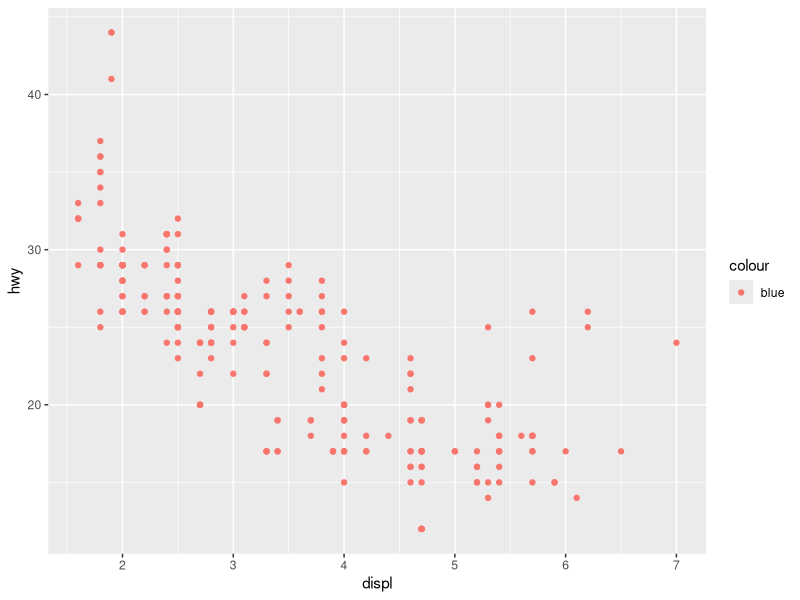
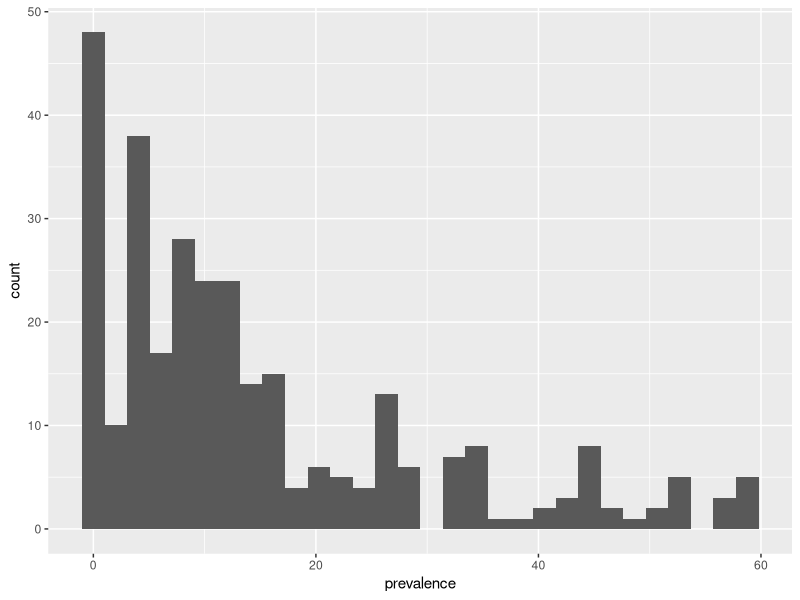
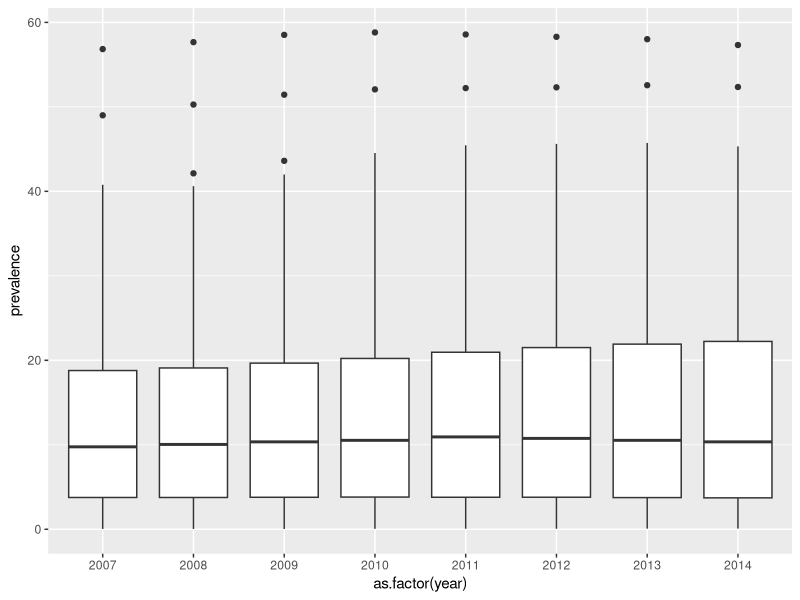
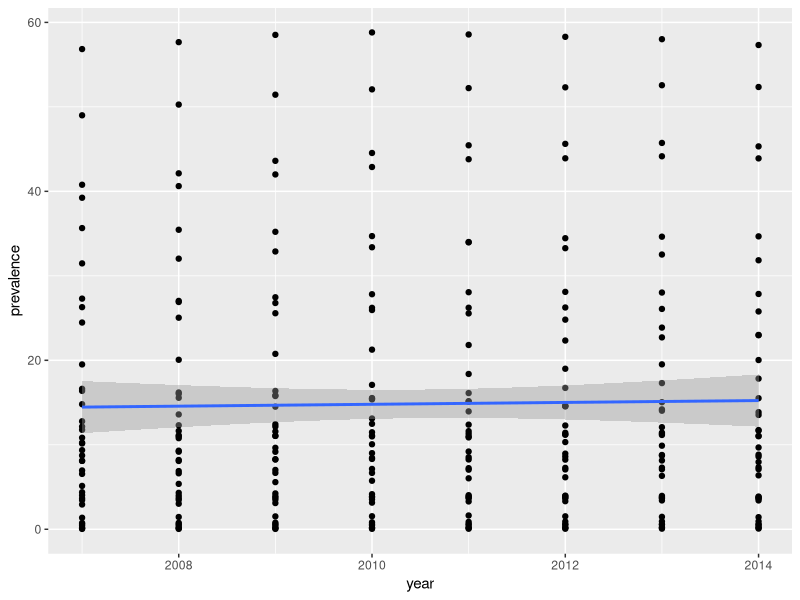
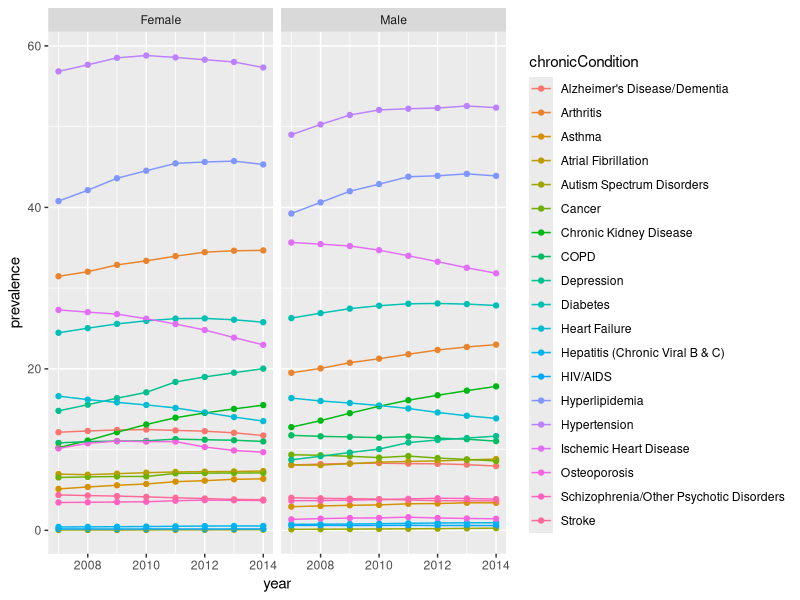

Generate these figures, in order, with R:
library(tidyverse)
# Change this to match where your chronic-conditions.csv file is saved
setwd('~/dept-drive/Mark N/zMisc/training/Intermountain/Intro to R/data')
ccdat <- read.csv("chronic-conditions.csv")

trim <- function (x) gsub("^\\s+|\\s+$", "", x)
ccdat$state <- trim(ccdat$state)
ccdat$year <- as.numeric(ccdat$year)

alldat <- ccdat %>% 
  filter(age=="All", state=="National")

## Set 0 Exercises ---------------------------------
# 1. Run `ggplot(data = mpg)`. What do you see?


# 2. How many rows are in `mpg`? How many columns?


# 3. What does the `drv` variable describe? Read the help for `?mpg` to find out.


# 4. Make a scatterplot of `hwy` vs `cyl`.


# 5. What happens if you make a scatterplot of `class` vs `drv`? Why is the plot not useful?



## Set 1 Exercises ---------------------------------
#1. What’s gone wrong with this code? Why are the points not blue?
ggplot(data = mpg) + 
  geom_point(mapping = aes(x = displ, y = hwy, color = "blue"))


# 2. Which variables in `mpg` are categorical? Which variables are continuous? (Hint: type `?mpg` to read the documentation for the dataset). How can you see this information when you run `mpg`?


# 3. Map a continuous variable to `color`, `size`, and `shape`. How do these aesthetics behave differently for categorical vs. continuous variables?


# 4. What happens if you map the same variable to multiple aesthetics?


# 5. What does the stroke aesthetic do? What shapes does it work with? (Hint: use `?geom_point`)


# 6. What happens if you map an aesthetic to something other than a variable name, like `aes(colour = displ < 5)`? Note, you’ll also need to specify x and y.



## Set 2 Exercises ---------------------------------
# Consider the following code for exercises 1-3:
ggplot(data = alldat) + 
  geom_histogram(mapping = aes(x=prevalence))

# 1. What happens when you add the `geom_histogram(binwidth=5)` mapping?


# 2. What happens when you change the geometric object to `geom_density()`?


# 3. Can you tweak the code from exercise 2 to generate the density by `gender`?



## Set 3 Exercises ---------------------------------
# 1. What `geom` would you use to draw a line chart? A boxplot? A histogram? An area chart?


# 2. What happens when you exclude `as.factor()` and run the following code?
ggplot(data = alldat) + 
  geom_boxplot(mapping = aes(x=as.factor(year), y=prevalence))


# 3. What happens when you move both of the the `mapping` arguments into the `ggplot()` function?
ggplot(data = alldat) + 
  geom_point(mapping = aes(x=year,y=prevalence)) + 
  geom_smooth(mapping = aes(x=year,y=prevalence), method=lm)


# 4. What does `method=lm` do in the code above? What happens when you remove it?


# 5. Use `alldat` and generate a combined scatter plot and line graph colored by `chronicCondition`. What do you see?  Are there any issues?



## Set 4 Exercises ---------------------------------
# 1. Take the following example and switch the `color` and `facet` variables. Which plot do you prefer and why?
ggplot(data = alldat, mapping = aes(x=year, y=prevalence, color=chronicCondition)) + 
  geom_point() + 
  geom_line() + 
  facet_wrap(~gender)


# 2. For exercise 1, what happens when you add `ncol=4` to the `facet_wrap()` function?
  